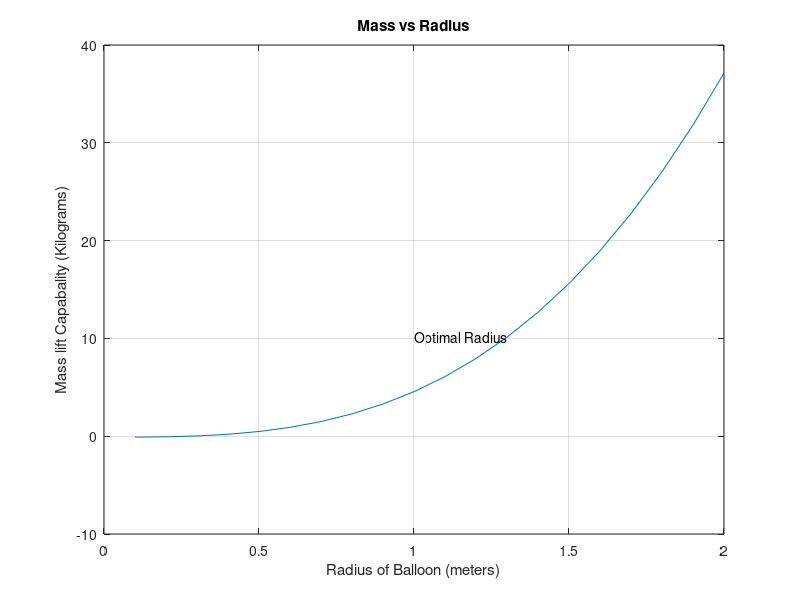

Write MATLAB code to recreate this figure.
%Balloon-Sat Program: @NikhilMishra

close all;

Da = 1.29; %Density of Air - kg/m3
DHe = 0.179; %Density of He - kg/m3
Mba = 0.1; % Weight of Balloon's Skin - grams

r = 0.1:0.1:2;

Mp = ((4/3)*pi*power(r, 3))*(Da - DHe) - Mba;

plot(r, Mp)
title("Mass vs Radius");
xlabel("Radius of Balloon (meters)");
ylabel("Mass lift Capabality (Kilograms)");

text(1, 10  , 'Optimal Radius', 'Color', 'k')
grid on

